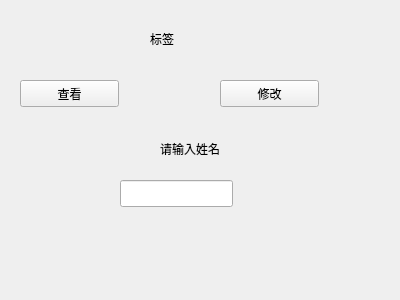
<?xml version="1.0" encoding="UTF-8"?>
<ui version="4.0">
 <class>Form</class>
 <widget class="QWidget" name="Form">
  <property name="geometry">
   <rect>
    <x>0</x>
    <y>0</y>
    <width>400</width>
    <height>300</height>
   </rect>
  </property>
  <property name="windowTitle">
   <string>Form</string>
  </property>
  <widget class="QPushButton" name="pushButton">
   <property name="geometry">
    <rect>
     <x>20</x>
     <y>80</y>
     <width>99</width>
     <height>27</height>
    </rect>
   </property>
   <property name="text">
    <string>查看</string>
   </property>
  </widget>
  <widget class="QPushButton" name="pushButton_2">
   <property name="geometry">
    <rect>
     <x>220</x>
     <y>80</y>
     <width>99</width>
     <height>27</height>
    </rect>
   </property>
   <property name="text">
    <string>修改</string>
   </property>
  </widget>
  <widget class="QLabel" name="label">
   <property name="geometry">
    <rect>
     <x>150</x>
     <y>30</y>
     <width>67</width>
     <height>17</height>
    </rect>
   </property>
   <property name="text">
    <string>标签</string>
   </property>
  </widget>
  <widget class="QLabel" name="label_2">
   <property name="geometry">
    <rect>
     <x>160</x>
     <y>140</y>
     <width>101</width>
     <height>17</height>
    </rect>
   </property>
   <property name="text">
    <string>请输入姓名</string>
   </property>
  </widget>
  <widget class="QLineEdit" name="lineEdit">
   <property name="geometry">
    <rect>
     <x>120</x>
     <y>180</y>
     <width>113</width>
     <height>27</height>
    </rect>
   </property>
  </widget>
 </widget>
 <resources/>
 <connections>
  <connection>
   <sender>pushButton</sender>
   <signal>clicked()</signal>
   <receiver>label</receiver>
   <slot>hide()</slot>
   <hints>
    <hint type="sourcelabel">
     <x>69</x>
     <y>85</y>
    </hint>
    <hint type="destinationlabel">
     <x>155</x>
     <y>40</y>
    </hint>
   </hints>
  </connection>
  <connection>
   <sender>pushButton_2</sender>
   <signal>clicked()</signal>
   <receiver>label</receiver>
   <slot>show()</slot>
   <hints>
    <hint type="sourcelabel">
     <x>296</x>
     <y>86</y>
    </hint>
    <hint type="destinationlabel">
     <x>213</x>
     <y>40</y>
    </hint>
   </hints>
  </connection>
 </connections>
</ui>
